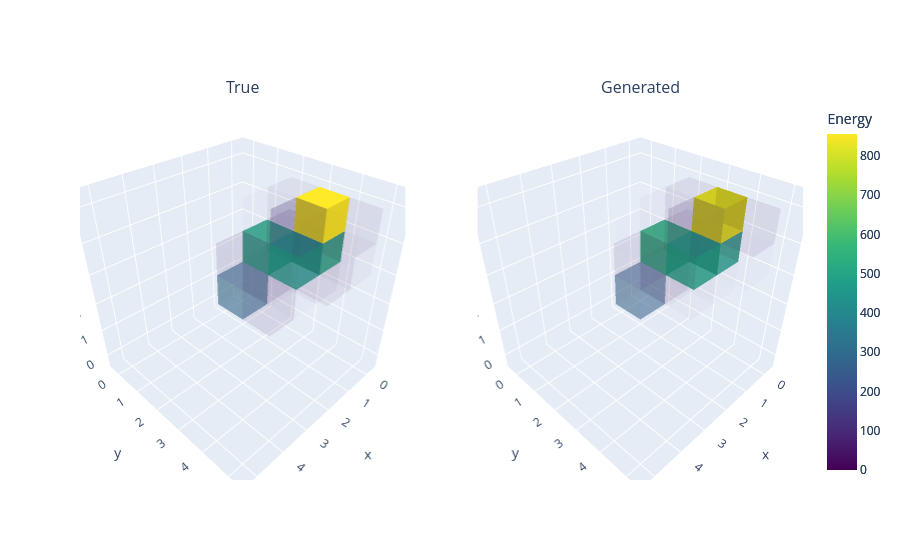

Notebook code for this chart:
### Code cell
import torch
import plotly.graph_objects as go
from plotly.subplots import make_subplots

checkpoint_path = "/pscratch/sd/b/botaoli/SFGD_VA/Results/cnf/test_diffusion/checkpoints/proton_contained/train_loss/last-v1.ckpt"

model = ConditionalDiffusionModel(
    time_dim=128,
    cond_dim=128,
    base_channels=32,
    num_timesteps=1000,
    img_size=args.img_size,
)

lit_model = LightningModelDiffusion.load_from_checkpoint(
    checkpoint_path,
    diffusion_model=model,
)

device = torch.device("cuda" if torch.cuda.is_available() else "cpu")
lit_model = lit_model.to(device)
lit_model.eval()

# Example image
event = train_set[1231]
x_ini, y_ini, z_ini = event['pos_ini']
ke = event['ke']
dx, dy, dz = event['dir_ini']
kin = torch.tensor([[x_ini, y_ini, z_ini, ke, dx, dy, dz]], dtype=torch.float32)
kin = kin.to(device)
true_voxels = event['image'].reshape(1, 1, 5, 5, 5)
true_voxels = true_voxels.to(device)

# Run inference
with torch.no_grad():
    #generated_voxels = lit_model.sample(labels=kin, num_samples=1, num_timesteps=1000, device=device)
    generated_voxels = lit_model.model.differentiable_sample(kin=kin, num_timesteps=1000)

true_grid = true_voxels[0, 0].cpu().numpy()       # (5, 5, 5)
gen_grid  = generated_voxels[0, 0].cpu().numpy()  # (5, 5, 5)

# undo normalisation
min_charge = 0
max_charge = train_set.metadata['statistics']['per_tree']['proton_contained']['recon_charge']['max']
true_grid = (true_grid + 1) / 2
true_grid = true_grid * (max_charge - min_charge) + min_charge
gen_grid = (gen_grid + 1) / 2
gen_grid = gen_grid * (max_charge - min_charge) + min_charge
gen_grid[gen_grid < 0.5] = 0  # zeroed voxels won't be plotted

global_max = float(max(true_grid.max(), gen_grid.max()))
cmin, cmax = 0.0, global_max if global_max > 0 else 1.0

def grid_to_sparse_points(grid, threshold=1e-6):
    """
    grid: numpy array (D, H, W)
    Returns arrays x, y, z, val for voxels above |value| > threshold.
    """
    import numpy as np

    mask = np.abs(grid) > threshold
    z_idx, y_idx, x_idx = mask.nonzero()  # (z, y, x)
    vals = grid[mask]
    return x_idx, y_idx, z_idx, vals


x_t, y_t, z_t, v_t = grid_to_sparse_points(true_grid)
x_g, y_g, z_g, v_g = grid_to_sparse_points(gen_grid)

def make_cube_traces(x, y, z, v, cmin, cmax, showscale_first=True):
    """
    Build a list of Mesh3d traces, one per (x, y, z) cube.
    Opacity is proportional to v/cmax.
    Each cube has hover text with its coordinates and value.
    """
    import numpy as np

    traces = []
    first = True

    for cx, cy, cz, val in zip(x, y, z, v):
        # 8 corners of cube [cx, cx+1] x [cy, cy+1] x [cz, cz+1]
        verts = np.array([
            (cx,   cy,   cz),
            (cx+1, cy,   cz),
            (cx+1, cy+1, cz),
            (cx,   cy+1, cz),
            (cx,   cy,   cz+1),
            (cx+1, cy,   cz+1),
            (cx+1, cy+1, cz+1),
            (cx,   cy+1, cz+1),
        ])
        xs, ys, zs = verts[:, 0], verts[:, 1], verts[:, 2]

        # 12 triangles (2 per face)
        faces = [
            (0, 1, 2), (0, 2, 3),  # bottom
            (4, 5, 6), (4, 6, 7),  # top
            (0, 1, 5), (0, 5, 4),  # front
            (2, 3, 7), (2, 7, 6),  # back
            (1, 2, 6), (1, 6, 5),  # right
            (0, 3, 7), (0, 7, 4),  # left
        ]
        i = [f[0] for f in faces]
        j = [f[1] for f in faces]
        k = [f[2] for f in faces]

        intensity = [val] * 8
        opacity = 0.0 if cmax <= 0 else float(val) / cmax

        hover_text = [f"x={cx}, y={cy}, z={cz}, value={val:.4g}"] * 8

        traces.append(
            go.Mesh3d(
                x=xs,
                y=ys,
                z=zs,
                i=i,
                j=j,
                k=k,
                intensity=intensity,
                intensitymode="vertex",
                colorscale="Viridis",
                cmin=cmin,
                cmax=cmax,
                opacity=opacity,
                flatshading=True,
                text=hover_text,
                hoverinfo="text",
                showscale=showscale_first and first,
                colorbar=dict(title="Energy") if (showscale_first and first) else None,
            )
        )
        if first:
            first = False

    return traces

true_traces = make_cube_traces(x_t, y_t, z_t, v_t, cmin, cmax, showscale_first=True)
gen_traces  = make_cube_traces(x_g, y_g, z_g, v_g, cmin, cmax, showscale_first=True)

# Plot
fig = make_subplots(
    rows=1,
    cols=2,
    specs=[[{"type": "scene"}, {"type": "scene"}]],
    subplot_titles=("True", "Generated"),
)
for tr in true_traces:
    fig.add_trace(tr, row=1, col=1)
for tr in gen_traces:
    fig.add_trace(tr, row=1, col=2)
axis_range = [-0.5, 5.5]
for col in [1, 2]:
    fig.update_scenes(
        xaxis=dict(title="x", range=axis_range),
        yaxis=dict(title="y", range=axis_range),
        zaxis=dict(title="z", range=axis_range),
        aspectmode="cube",
        row=1,
        col=col,
    )

fig.update_layout(
    showlegend=False,
)

fig.show()
